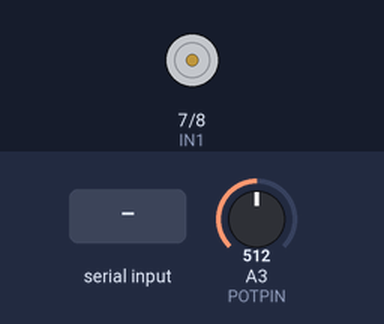
Bench run of a sketch on a simulated Arduino Uno, built with avr-gcc and run on an emulated ATmega328P. Parts: motor-driver pin pairs drawn as motors (green arrow = first pin HIGH = forward, orange = second pin HIGH = backward, longer = more drive, scaled by the enable pin). Inputs (shaded band) come from the test bench; at power-on: A3 (POTPIN) = 512. What the sketch prints to the serial monitor is not drawn.

Above: at 1.2 s.
1.3 s: "5\n" received over Serial
At 1.9 s:
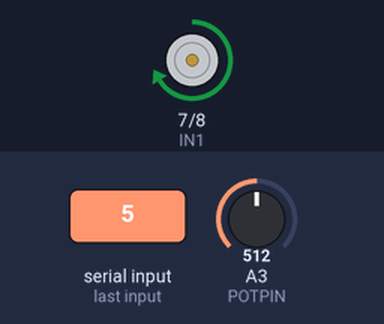
2.8 s: A3 (POTPIN) set to 957
4.3 s: A3 (POTPIN) set to 983
At 5.3 s:
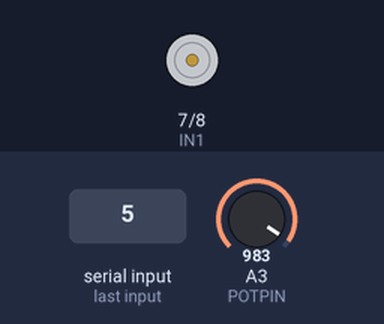
6.8 s: "4\n" received over Serial
At 7.3 s:
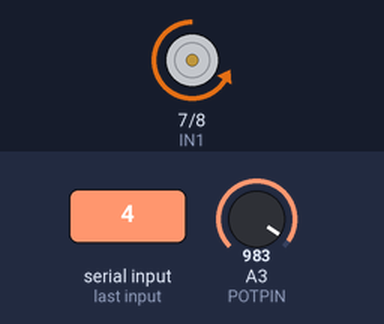
8.3 s: A3 (POTPIN) set to 680
9.8 s: A3 (POTPIN) set to 653
At 10.7 s:
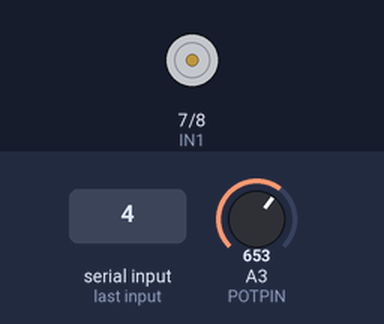
Timing chart, 0 to 12.3 s (numbered marks = the images above; inputs shaded):
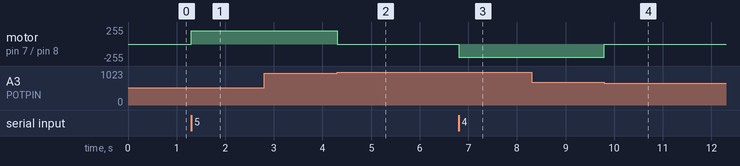

Measured:
- the behaviour switches between 971 and 972 on A3 (POTPIN) (found by bisection; images 1 and 2)
- the behaviour switches between 665 and 664 on A3 (POTPIN) (found by bisection; images 3 and 4)
- after the input at 1.3 s, motor on pin 7 (IN1) / pin 8 (IN2): stopped → forward 200/255 at once
- after the input at 4.3 s, motor on pin 7 (IN1) / pin 8 (IN2): forward 200/255 → stopped at once
- after the input at 6.8 s, motor on pin 7 (IN1) / pin 8 (IN2): stopped → backward 200/255 at once
- after the input at 9.8 s, motor on pin 7 (IN1) / pin 8 (IN2): backward 200/255 → stopped at once

The sketch:

Valve_MM_TEST.ino
```cpp
/*************************************************/
/*
   Test code for Manually opening and closing the valve
   and stopping based on the value of the valve potentiometer
*/
/*************************************************/

// Motor pins definitions
const int IN1 = 7;
const int IN2 = 8;
const int ENA = 6;

// Potentiometer definitions
const int POTPIN = A3;

const int POTMAX = 75; // When closing
const int POTMIN = 65; // When Opening

int potReading = 0 ;

// Potentiometer Mapping and Filterning
int potMapped = 0;
float potFiltered = 0;
float prevGain = 0.95;
float currentGain = 1 - prevGain;
float bias = 0;

// System Flags
bool waitFlag = true;
bool streamFlag = false;

//____________________
const int OPENING = 2;
const int CLOSING = 3;
const int STOPPED = 4;
int valveStatus = STOPPED;

//____________________
const int OPENED = 2;
const int CLOSED = 3;
const int ACTIVE = 4;
int valvePosition = ACTIVE;

unsigned int menuChoice = 0;
/*-----------------------------------*/
void setup() {
  // put your setup code here, to run once:
  Serial.begin(115200);
  pinMode(IN1, OUTPUT);
  pinMode(IN2, OUTPUT);
  pinMode(ENA, OUTPUT);

  Serial.println("*******: ARDUINO ONLINE");
}
/*-----------------------------------*/
void loop() {

  if (waitFlag) {
    print_welcome();
    waitFlag = false;
  }

  pot_processing();
  get_user_input();
  process_user_input();

  if (streamFlag) {
    Serial.println(potFiltered);
  }
  Serial.flush();
}
/*-----------------------------------*/
```

Functions_Messages.ino
```cpp
void print_welcome() {
  Serial.println("Arduino in MANUAL MODE");
  Serial.println("Input : [1] Stream Values");
  Serial.println("Input : [2] Stop Values");
  Serial.println("Input : [4] Open Valve");
  Serial.println("Input : [5] Close Valve");
}
```

Functions_PotProcessing.ino
```cpp
/*-----------------------------------*/
void read_pot() {
  potReading = analogRead(POTPIN);
}
/*-----------------------------------*/
void pot_processing() {
  potReading = analogRead(POTPIN);
  potMapped = map(potReading, 0, 1023, 0, 100);
  potFiltered = int(floor(potFiltered) * prevGain + potMapped * currentGain);
  potFiltered += bias;
  }
/*------------------------------------*/
```

Functions_User.ino
```cpp
/*-----------------------------------*/
void get_user_input() {
  if (Serial.available() != 0) {
    // Waiting for user to give input
    menuChoice = Serial.parseInt();
    if (menuChoice == 0) {
      waitFlag = false ;
    } else {
      waitFlag = true;
    }
  }
}
/*-----------------------------------*/
void process_user_input() {
  if (menuChoice != 0) {
    switch (menuChoice) {
      case 1:
        // Stream data to serial
        Serial.println("Stream Pot Values");
        streamFlag = true;
        break;

      case 2:
        // Stop streaming data to serial
        Serial.println("Stop Pot Stream");
        streamFlag = false;
        break;

      case 4:
        // Open Valve
        Serial.println("Opening Valve");

        while (potFiltered >= POTMIN) {
          if (valveStatus != OPENING) {
            open_valve();
          }
          pot_processing();
        }
        stop_valve();
        valvePosition = OPENED;
        streamFlag = true;

        break;

      case 5:
        // Close Valve
        Serial.println("Closing Valve");

        while (potFiltered <= POTMAX) {
          if (valveStatus != CLOSING) {
            close_valve();
          }
          pot_processing();
        }
        stop_valve();
        valvePosition = CLOSED;
        streamFlag = true;
        break;

      default:
        Serial.println("Please choose a valid selection");
        streamFlag = streamFlag;
    }
  }
}
/*-----------------------------------*/
```

Functions_Valves.ino
```cpp
void open_valve() {
  valveStatus = OPENING;
  analogWrite(ENA, 200);
  digitalWrite(IN1, LOW);
  digitalWrite(IN2, HIGH);
}

void close_valve() {
  valveStatus = CLOSING;
  analogWrite(ENA, 200);
  digitalWrite(IN1, HIGH);
  digitalWrite(IN2, LOW);
}

void stop_valve() {
  valveStatus = STOPPED;
  analogWrite(ENA, 0);
  digitalWrite(IN1, LOW);
  digitalWrite(IN2, LOW);
}
```
